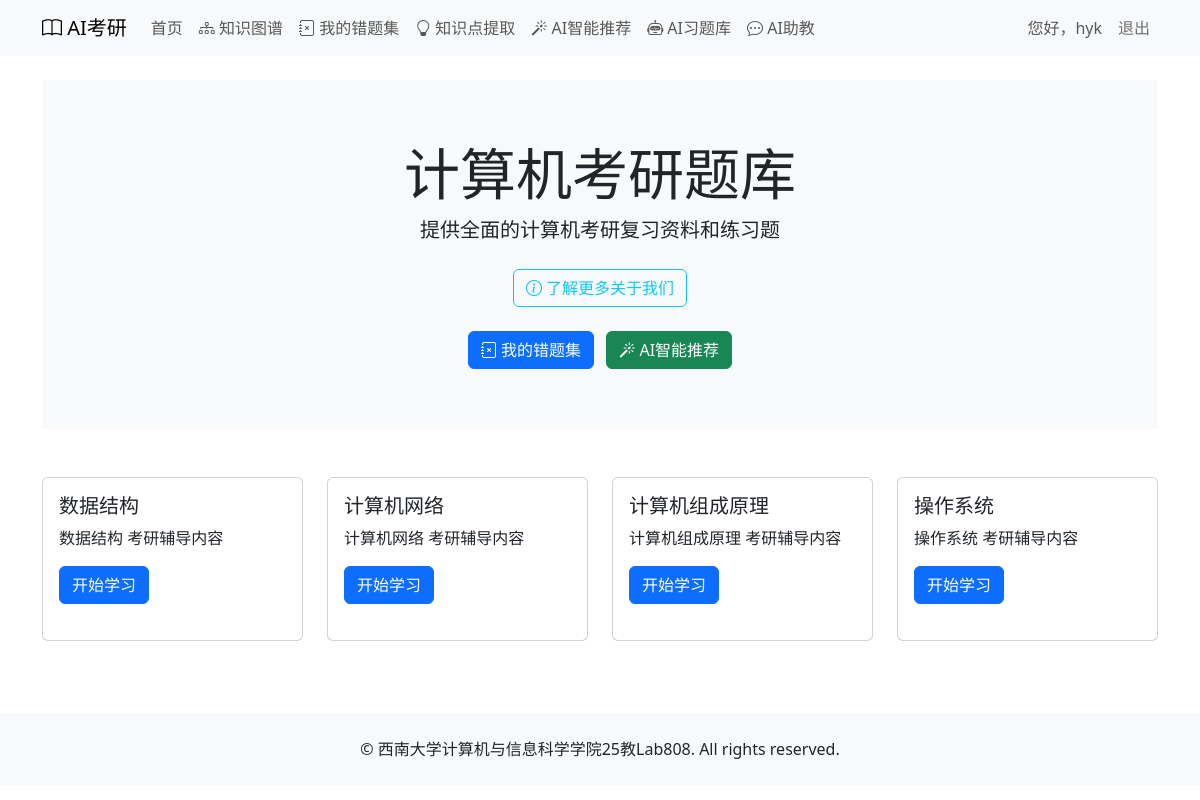
The page /courses/ (signed in) on the database its author committed.
### courses/models.py (models this page shows, shortened)
class Book(models.Model):
    title = models.CharField(max_length=100, verbose_name='书名')
    description = models.TextField(blank=True, verbose_name='描述')
    cover_image = models.ImageField(upload_to='book_covers/', blank=True, verbose_name='封面图片')
    class Meta:
        verbose_name = '书籍'
        verbose_name_plural = verbose_name

### courses/views.py (the view)
# urls.py: path('', views.index, name='index'),
@login_required
def index(request):
    books = Book.objects.all()
    return render(request, 'courses/index.html', {'books': books})

### courses/templates/courses/index.html (shortened to what this page needs)
{% extends 'courses/base.html' %}
{% block content %}
<div class="hero-section text-center mb-5">
    <h1 class="display-4">计算机考研题库</h1>
    <p class="lead">提供全面的计算机考研复习资料和练习题</p>
    <p>
        <a href="{% url 'home' %}" class="btn btn-outline-info mt-2">
            <i class="bi bi-info-circle me-1"></i>了解更多关于我们
        </a>
    </p>
    {% if user.is_authenticated %}
    <div class="mt-4">
        <a href="{% url 'courses:mistake_collection' %}" class="btn btn-primary me-2" target="_blank">
            <i class="bi bi-journal-x"></i> 我的错题集
        </a>
        <a href="{% url 'courses:ai_recommend' %}" class="btn btn-success" target="_blank">
            <i class="bi bi-magic"></i> AI智能推荐
        </a>
    </div>
    {% endif %}
</div>
<div class="row">
    {% for book in books %}
    <div class="col-md-6 col-lg-3">
        <div class="card h-100">
            <div class="card-body">
                <h5 class="card-title">{{ book.title }}</h5>
                <p class="card-text">{{ book.description }}</p>
                <a href="{% url 'courses:book_detail' book.id %}" class="btn btn-primary" target="_blank">开始学习</a>
            </div>
        </div>
    </div>
    {% endfor %}
</div>
{% endblock %}

### courses/templates/courses/base.html (shortened to what this page needs)
<!DOCTYPE html>
<html lang="zh-hans">
<head>
    <link href="https://cdn.bootcdn.net/ajax/libs/twitter-bootstrap/5.3.0/css/bootstrap.min.css" rel="stylesheet">
    <link href="https://cdn.bootcdn.net/ajax/libs/bootstrap-icons/1.10.0/font/bootstrap-icons.min.css" rel="stylesheet">
</head>
<body>
    <nav class="navbar navbar-expand-lg navbar-light bg-light">
        <div class="container">
            <a class="navbar-brand" href="{% url 'courses:index' %}">
                <i class="bi bi-book"></i> AI考研
            </a>
            <div class="collapse navbar-collapse" id="navbarNav">
                <ul class="navbar-nav">
                    <li class="nav-item">
                        <a class="nav-link" href="{% url 'courses:index' %}">首页</a>
                    </li>
                    {% if user.is_authenticated %}
                    <li class="nav-item">
                        <a class="nav-link" href="{% url 'courses:knowledge_graph' %}" target="_blank">
                            <i class="bi bi-diagram-3"></i> 知识图谱
                        </a>
                    </li>
                    <li class="nav-item">
                        <a class="nav-link" href="{% url 'courses:mistake_collection' %}" target="_blank">
                            <i class="bi bi-journal-x"></i> 我的错题集
                        </a>
                    </li>
                    <li class="nav-item">
                        <a class="nav-link" href="{% url 'courses:extract_knowledge' %}" target="_blank">
                            <i class="bi bi-lightbulb"></i> 知识点提取
                        </a>
                    </li>
                    <li class="nav-item">
                        <a class="nav-link" href="{% url 'courses:ai_recommend' %}" target="_blank">
                            <i class="bi bi-magic"></i> AI智能推荐
                        </a>
                    </li>
                    <li class="nav-item">
                        <a class="nav-link" href="{% url 'courses:my_ai_exercises' %}" target="_blank">
                            <i class="bi bi-robot"></i> AI习题库
                        </a>
                    </li>
                    <li class="nav-item">
                        <a class="nav-link" href="#" id="ai-assistant-btn">
                            <i class="bi bi-chat-dots"></i> AI助教
                        </a>
                    </li>
                    {% endif %}
                </ul>
                <ul class="navbar-nav ms-auto">
                    {% if user.is_authenticated %}
                    <li class="nav-item">
                        <span class="nav-link">您好，{{ user.username }}</span>
                    </li>
                    <li class="nav-item">
                        <form method="post" action="{% url 'logout' %}" class="d-inline">
                            <button type="submit" class="btn btn-link nav-link">退出</button>
                        </form>
                    </li>
                    {% endif %}
                </ul>
            </div>
        </div>
    </nav>
    <main class="container py-4">
        {% block content %}
        {% endblock %}
    </main>
    <footer class="bg-light py-4 mt-5">
        <div class="container text-center">
            <p class="mb-0">© 西南大学计算机与信息科学学院25教Lab808. All rights reserved.</p>
        </div>
    </footer>
</body>
</html>

### courses/templates/courses/base.html (style rules this page uses)
.hero-section { background-color: #f8f9fa; padding: 60px 0; }
.card { transition: transform 0.2s; margin-bottom: 20px; }
.btn-link.nav-link { padding: 0.5rem 1rem; background: none; border: none; text-decoration: none; color: rgba(0,0,0,.55); cursor: pointer; }

### rows shown on the page
Book: title "数据结构", description "数据结构 考研辅导内容"
Book: title "计算机网络", description "计算机网络 考研辅导内容"
Book: title "计算机组成原理", description "计算机组成原理 考研辅导内容"
Book: title "操作系统", description "操作系统 考研辅导内容"

### other values the page prints
{{ user.username }} "hyk"
